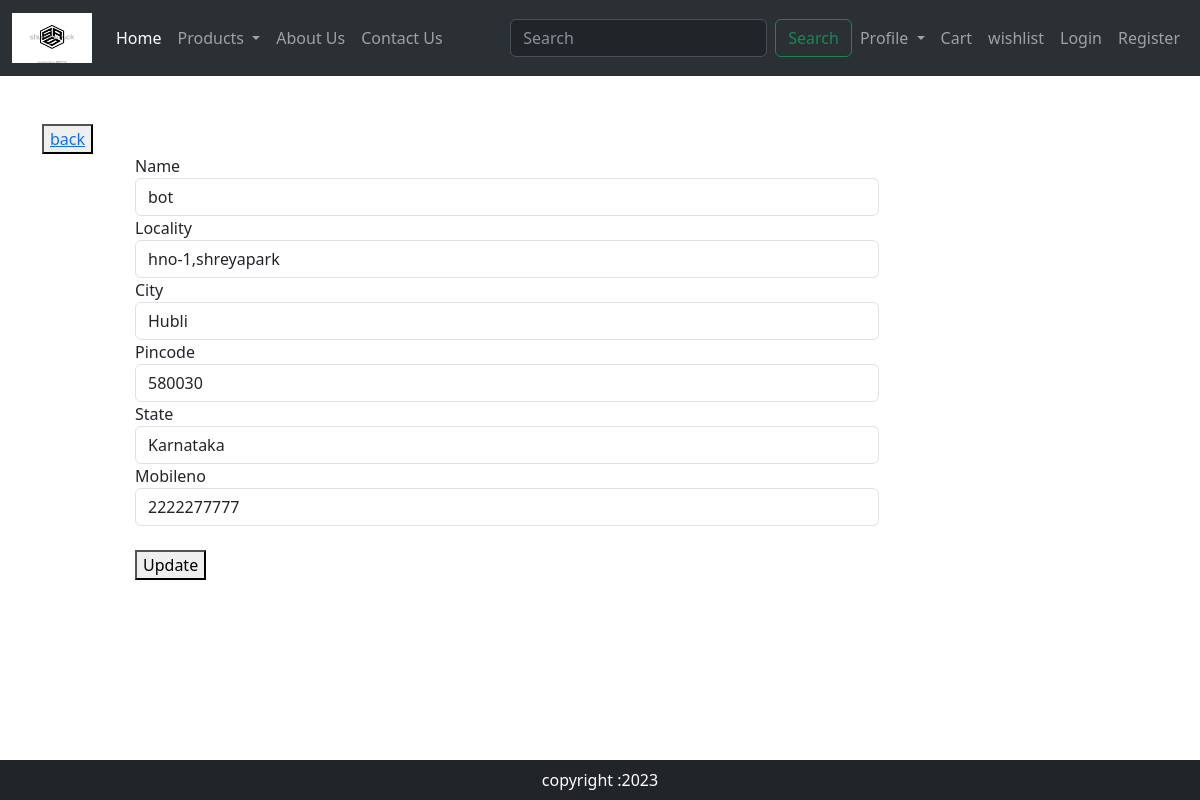
Screenshot of /updateadress/6/ with the database file from the repository.
### ecommapp/models.py (models this page shows, shortened)
class Customer(models.Model):
    user=models.ForeignKey(User,on_delete=models.CASCADE)
    name=models.CharField(max_length=100)
    locality=models.CharField(max_length=200)
    city=models.CharField(max_length=100)
    pincode=models.IntegerField()
    state=models.CharField(choices=STATE_CHOICES,max_length=30)
    mobileno=models.IntegerField()

### ecommapp/views.py (the view, shortened to what this page needs)
# urls.py: path('updateadress/<str:pk>/',views.updateAdress,name='updateadress'),
def updateAdress(request,pk):
    up=Customer.objects.get(id=pk)
    form=CustomerForm(instance=up)
    context={'form':form}
    return render(request,'ecommapp/updateadress.html',context)

### ecommapp/forms.py
class CustomerForm(forms.ModelForm):
    class Meta:
        model=Customer
        fields=['name','locality','city','pincode','state','mobileno']
        widgets={
            'name':forms.TextInput(attrs={'class':'form-control'}),
            'locality':forms.TextInput(attrs={'class':'form-control'}),
            'city':forms.TextInput(attrs={'class':'form-control'}),
            'pincode':forms.NumberInput(attrs={'class':'form-control'}),
            'state':forms.Select(attrs={'class':'form-control'}),
            'mobileno':forms.NumberInput(attrs={'class':'form-control'}),
        }

### ecommapp/templates/ecommapp/updateadress.html (shortened to what this page needs)
{% extends 'main.html' %}
{% load static %}
{% block main%}
<div class="container my-5">
        <button><a href="{% url 'adress' %}">back</a></button>
    <div class="col-sm-8 offset-sm-1">
        <form action="" method="POST">
            {% for f in form %}
            {{f.label}} {{f}}
            {% endfor %}
            <br>
            <button type="submit">Update</button><br>
        </form>
    </div>
</div>
{% endblock %}

### rows the page displays
Customer: form "bot" "hno-1,shreyapark" "Hubli" "580030" "Karnataka" "2222277777"

### other values shown
{{ f.label }} "Name" "Locality" "City" "Pincode" "State" "Mobileno"
